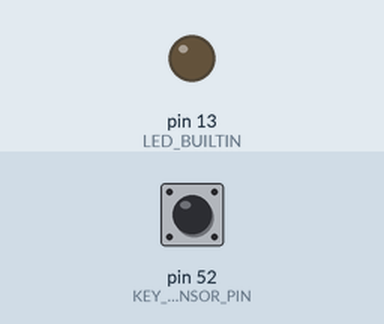
This sketch was run on a simulated Arduino Mega 2560, built with avr-gcc and run on an emulated ATmega2560. On the bench: output pins drawn as LEDs (lit = HIGH). The inputs (shaded band) are chosen by the test bench; at power-on: pin 52 (KEY_DETECTOR_SENSOR_PIN) HIGH. The ROS host is connected and sends only what is stated.

Above: at 1.2 s.
1.3 s: pin 52 (KEY_DETECTOR_SENSOR_PIN) pulsed LOW 2 times (0.12 s each, 0.3 s apart)
At 2.6 s:
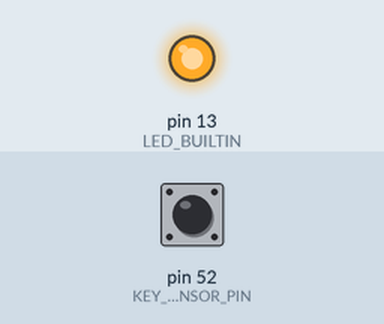
3.4 s: pin 52 (KEY_DETECTOR_SENSOR_PIN) driven LOW
At 4.3 s:
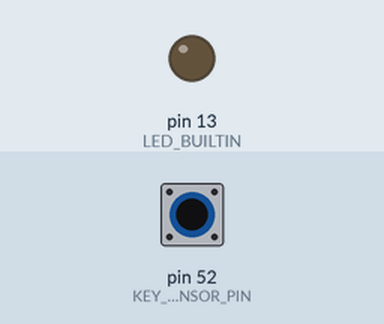
4.9 s: pin 52 (KEY_DETECTOR_SENSOR_PIN) driven HIGH
At 5.5 s:
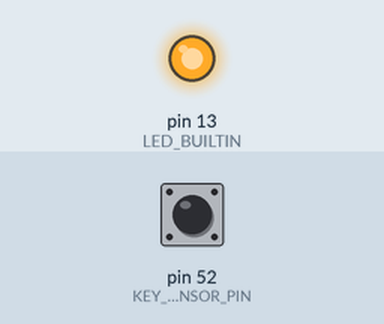
Timing chart, 0 to 7.9 s (numbered marks = the images above; inputs shaded):
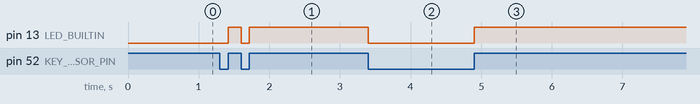

Measured:
- after the input at 1.3 s, pin 13 (LED_BUILTIN): LOW → HIGH after 0.12 s, → LOW 0.18 s later, → HIGH 0.12 s later
- after the input at 3.4 s, pin 13 (LED_BUILTIN): HIGH → LOW at once
- after the input at 4.9 s, pin 13 (LED_BUILTIN): LOW → HIGH at once

The sketch:

Basic_Program_-_Sensor_and_Blink_-_Digital_read_-_Rosserial.ino
```cpp
#include <Arduino.h>

#include <ros.h>
#include <std_msgs/Bool.h>

const int KEY_DETECTOR_SENSOR_PIN = 52;

int last_read_sensor_value = 1;

ros::NodeHandle key_detector_node_handle;
std_msgs::Bool key_detector_reading;
ros::Publisher key_detector_publisher("key_detector", &key_detector_reading);


// the setup routine runs once when you press reset:
void setup() {
  pinMode(LED_BUILTIN, OUTPUT);
  pinMode(KEY_DETECTOR_SENSOR_PIN, INPUT);

  key_detector_node_handle.getHardware()->setBaud(115200);
  key_detector_node_handle.initNode();
  key_detector_node_handle.advertise(key_detector_publisher);
}

// the loop routine runs over and over again forever:
void loop() {
  int sensorValue = digitalRead(KEY_DETECTOR_SENSOR_PIN);

  if (sensorValue != last_read_sensor_value) {
    if (sensorValue == 1)
    {
       digitalWrite(LED_BUILTIN, HIGH);
       key_detector_reading.data = false;
    }
    else
    {
       digitalWrite(LED_BUILTIN, LOW);
       key_detector_reading.data = true;
    }
    key_detector_publisher.publish(&key_detector_reading);
  }

  last_read_sensor_value = sensorValue;

  key_detector_node_handle.spinOnce();
}
```
